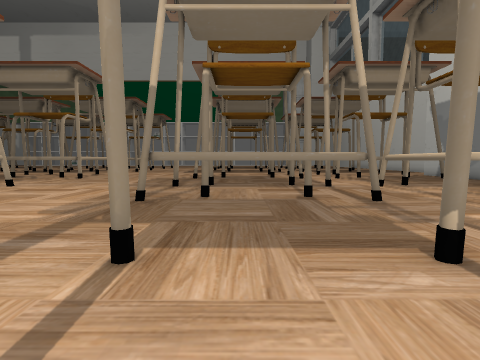
[1] (above)

24 first-person views from a walk through a Unity game level. The camera is 1.3 m above the floor, tilts 4° down and sees 80° across. The floor is counted in squares, 1.41 m on a side. Each view is taken from the middle of a square. On the plan, view 1 faces up. The plan holds only what a view shows up to about 11 squares ahead; the rest is blank. The place goes on beyond the plan. The player is left out. Some animated figures are left out. Some surface patterns are stand-ins.

[2]
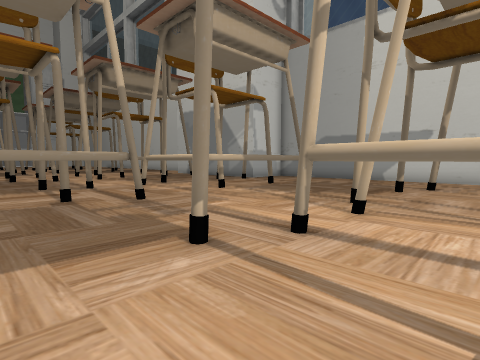

[3]
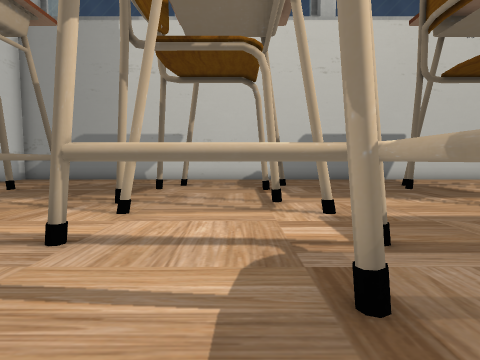

[4]
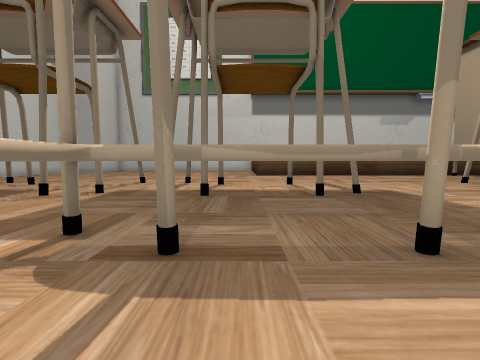

[5]
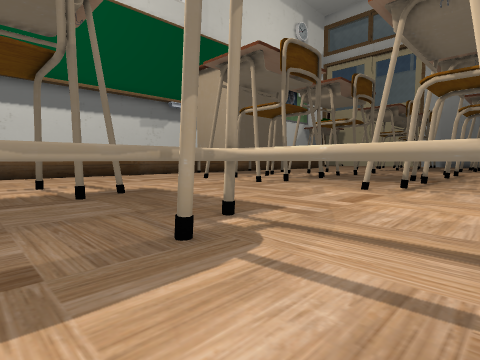

[6]
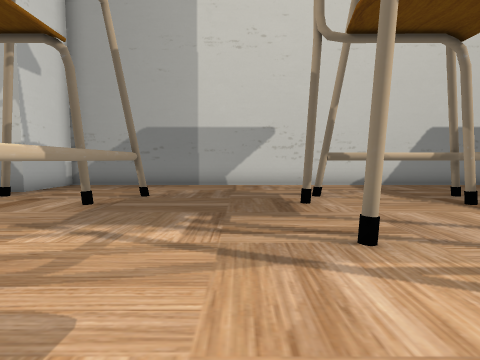

[7]
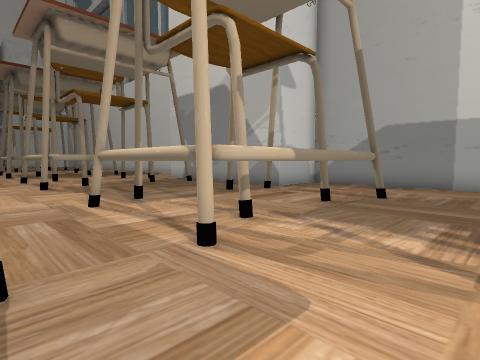

[8]
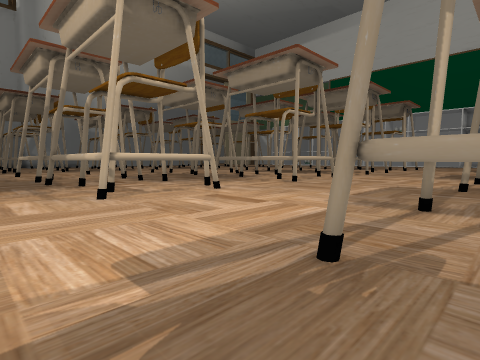

[9]
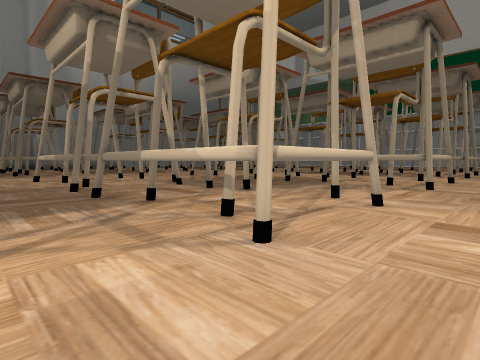

[10]
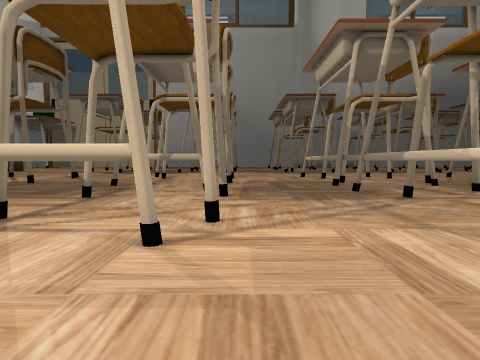

[11]
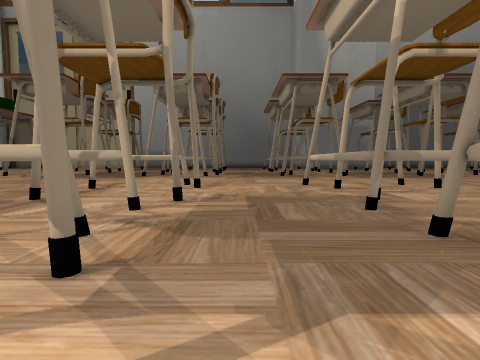

[12]
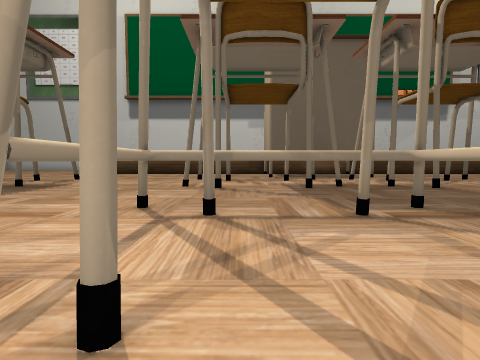

[13]
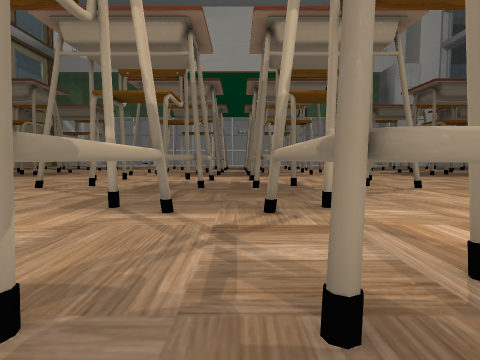

[14]
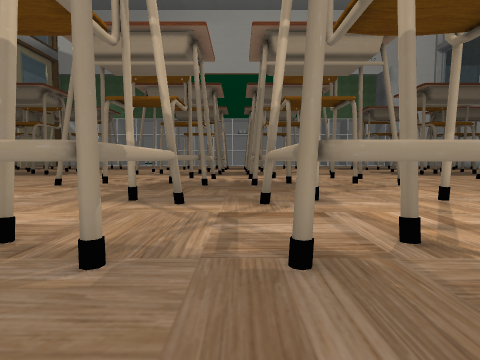

[15]
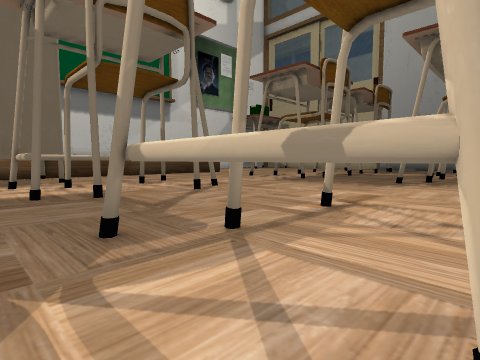

[16]
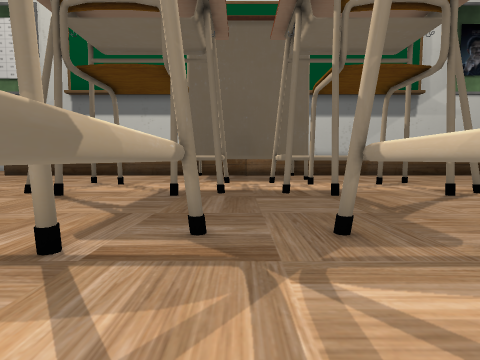

[17]
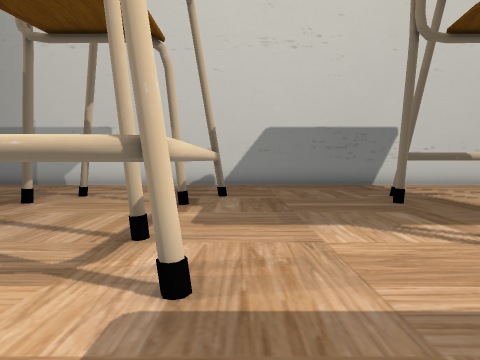

[18]
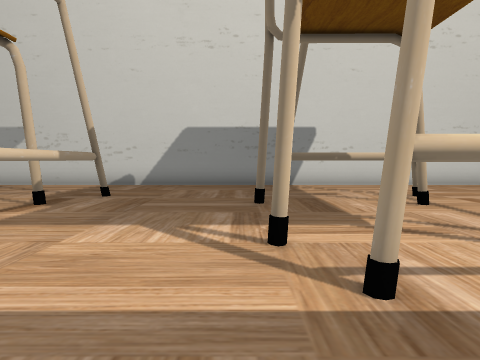

[19]
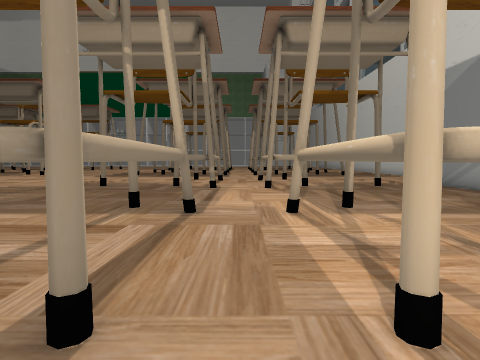

[20]
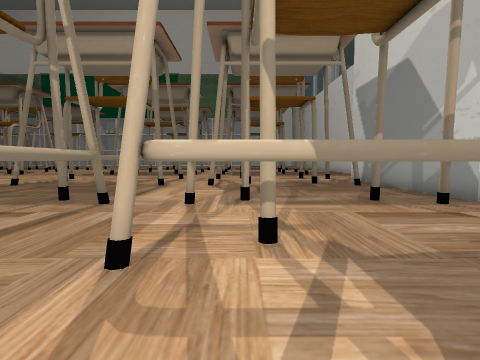

[21]
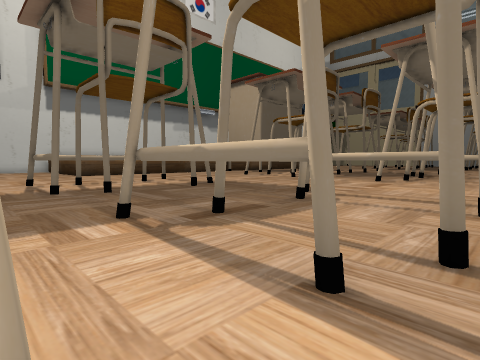

[22]
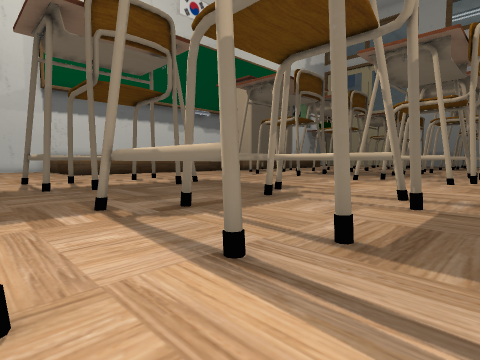

[23]
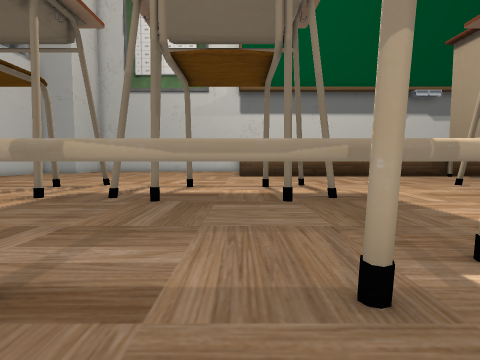

[24]
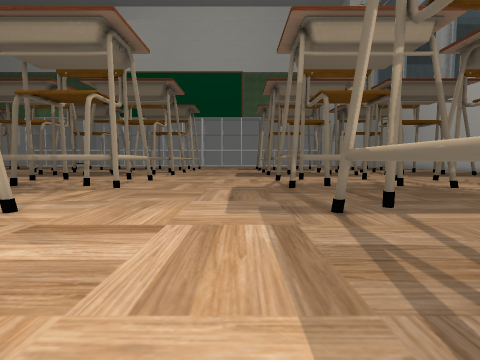

### Floor plan
Key: @ floor where view 1 was taken; # wall or solid block; . floor; T thing the floor can be seen under or through.
Columns run from 21 left of view 1 to 14 right of it. Each row starts with its distance up from view 1.
 16  .....   ....#.....#...  .#....
 15 #######.#####......######.##  ###
 14 ................................#
 13 ................................#
 12  ...............................#
 11 ..#..#...#..#.......#..#...#..#.##
 10 #.....T.T....T.....T....T.T....T.###
  9  .....T.T....T.....T....T.T.... ...#
  8  .....T.T....T.....T....T.T.... ...#
  7 #TTTTTT.TTTTT......TTTTTT.TTTTTT...#
  6 ...................................#
  5 ...................................#
  4 ...................................#
  3 ..#..#...#..#.......#..#...#..#....#
  2 #.....T.T....T.....T....T.T....T...#
  1 #.....T.T....T.....T....T. ....T...#
  0 #.....T.T....T.....T.@..T.T....T...#
 -1   T T T.TTTTT......TTTTTT.TTTTTT...#
 -2 ...................................#
 -3 ...................................#
 -4 ...................................#
 -5 ..#..#...#..#.......#..#...#..#....#
 -6 #.....#.#....#.....#....#.#....T...#
 -7  .....#. .... ..... ....#.#....T...#
 -8  .....#. .... ..... ....#.#....T...#
 -9   #####.   ###.....##  ##.##  #T...#

Where each view was taken, in squares from view 1:
view 1: 0 up, 0 right, facing up
view 2: 0 up, 0 right, facing up-right
view 3: 0 up, 0 right, facing right
view 4: 2 up, 1 right, facing down
view 5: 2 up, 1 right, facing down-left
view 6: 4 up, 3 right, facing right
view 7: 4 up, 3 right, facing up-right
view 8: 4 up, 1 left, facing up-left
view 9: 4 up, 6 left, facing up-left
view 10: 3 up, 5 left, facing left
view 11: 4 up, 10 left, facing left
view 12: 4 up, 10 left, facing down
view 13: 5 up, 14 left, facing up
view 14: 4 up, 14 left, facing up
view 15: 2 up, 14 left, facing down-left
view 16: 2 up, 14 left, facing down
view 17: 2 down, 3 right, facing right
view 18: 5 down, 3 right, facing right
view 19: 5 up, 4 right, facing up
view 20: 4 up, 6 right, facing up
view 21: 3 up, 5 right, facing down-left
view 22: 4 up, 5 right, facing down-left
view 23: 1 up, 0 right, facing down
view 24: 5 up, 4 left, facing up
